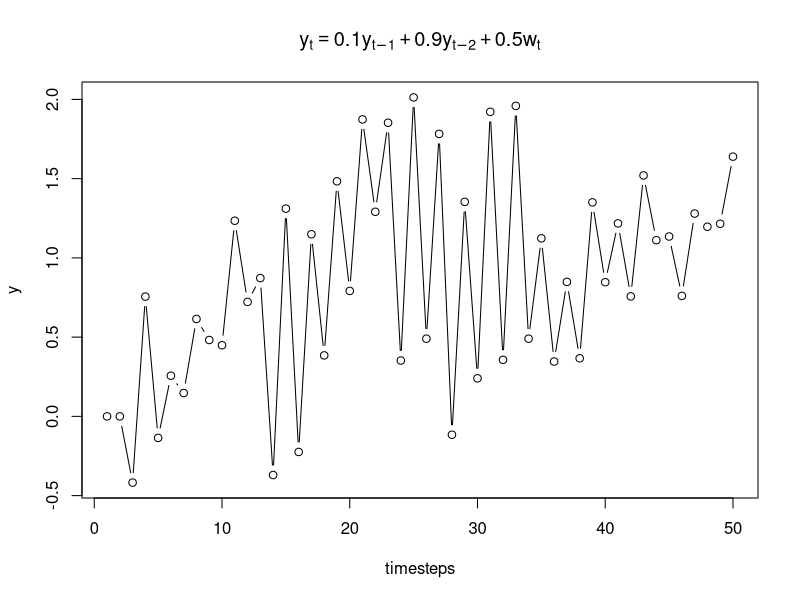
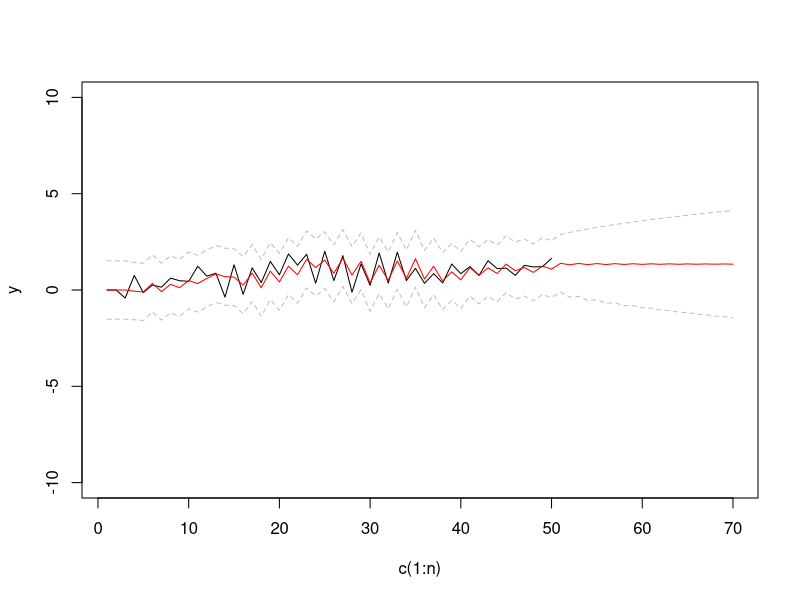

Write R code to recreate these figures, in order.
set.seed(1)

n=50

make_y <- function(y0, y1){
  #n = 100
  w = rnorm(n,0,1)
  y <- c(y0,y1)
  for (t in 3:n) {
    y[t] <- 0.1 * y[t-1] + 0.9 * y[t-2] + 0.5*w[t]
  }
  return(y)
}

par(mfrow=c(1,1))
y <- make_y(0,0)
plot(c(1:n), y, xlab = "timesteps", type="b", main = bquote(y[t] == 0.1*y[t-1] + 0.9*y[t-2] + 0.5*w[t]))

forecast <- function(obs, init){  # init: (alpha1, alpha2, sigma1)

  tt <- length(obs)

  # make obj function
  obj <- function(param){
    alpha1 <- param[1]  # in front of y_{t-1}
    alpha2 <- param[2]  # in front of y_{t-2}
    sigma <- param[3]   # in front of w_t

    # define the A matrix, 3x3:
    A <- matrix(0,3,3)
    diag(A[2:3,1:2]) <- 1
    A[1,1] <- param[1]  # alpha1
    A[1,2] <- param[2]  # alpha2

    # observation matrix
    B <- matrix(0,1,3)
    B[1,2] <- alpha1
    B[1,3] <- alpha2

    # system noise
    H <- matrix(0,3,1)
    H[1,1] <- sigma
    HH <- H %*% t(H)

    # observation noise
    D <- sigma
    DD <- D * D

    # initial condition
    x <- matrix(0,3,1)
    S <- diag(3)

    # log likelihood
    ll <- 0

    for (t in 1:tt) {
      # compute innovations
      I <- y[t] - B%*%x

      # innovation variance
      C <- B %*% S %*% t(B) + DD

      # compute M matrix
      M <- S %*% t(B) %*% solve(C)

      # update x, S
      S <- A %*% (diag(3) - M%*%B) %*% S %*% t(A) + HH
      x <- A %*% (x + M%*%I)

      # add to ll
      ll = ll + log(C) + I^2/C

    } # end of for-loop

    return(ll)

  } # end of obj function


  # minimize obj function using optim
  opt <- optim(par=init, fn=obj, method="BFGS",
               control=list(maxit=300, reltol=1e-8))
  # check if convergence
  stopifnot(opt$convergence==0)  #print(opt$message)
  # parameter estimates
  param <- opt$par


  # filter and forecast function
  filterandforecast <- function(param){
    # define vectors
    res <- c() #matrix(ncol=0, nrow=1)
    sds <- c() #matrix(ncol=0, nrow=1)
    sds2 <- c() #matrix(ncol=0, nrow=1)
    scaled_innov <- c() #matrix(ncol=0, nrow=1)

    # system matrix
    A <- matrix(0,3,3)
    diag(A[2:3,1:2]) <- 1
    A[1,1] <- param[1]
    A[1,2] <- param[2]

    # observation matrix
    B <- matrix(0,1,3)
    B[1,2] <- param[1]
    B[1,3] <- param[2]

    # system noise
    H <- matrix(0,3,1)
    H[1,1] <- param[3]
    HH <- H %*% t(H)

    # observation noise
    D <- param[3]
    DD <- D * D

    # init conditions
    #x <- matrix(obs[3:1],3,1)
    #x <- matrix(obs[1:3],3,1)
    x <- matrix(0,3,1)
    S <- diag(3) * var(obs)
    #S <- diag(3)

    # Filter
    for (t in 1:tt) {
      res <- c(res, B%*%x)
      sds <- c(sds, sqrt(B %*% S %*% t(B) + DD))
      sds2 <- c(sds2, sqrt(B %*% S %*% t(B)))

      # innovations
      I <- obs[t] - B%*%x

      # innovations variance
      C <- B %*% S %*% t(B) + DD

      # scaled innovations
      scaled_innov <- c(scaled_innov, I/sqrt(C))

      # projection matrix, M
      M <- S %*% t(B) %*% solve(C)

      # update S
      S <- A %*% (diag(3)-M%*%B) %*% S %*% t(A) + HH
      print(S)

      # update x
      x <- A %*% (x + M%*%I)
    } # end of filter for-loop


    # Forecast
    for (t in 1:20) {
      x <- A %*% x
      S <- A %*% S %*% t(A) + HH

      res <- c(res, B%*%x)
      sds <- c(sds,  sqrt(B %*% S %*% t(B) + DD))
      sds2 <- c(sds2,  sqrt(B %*% S %*% t(B)))
      scaled_innov <- c(scaled_innov, NA)
    } # end of forecast for-loop

    df <- data.frame("res"=res, "sds"=sds, "sds2"=sds2, "scaled_innov"=scaled_innov)
    return(df)

  } # end of filterandforecast function

  result <- filterandforecast(init)   # 'init' must be changed to 'param' if obj() function must be used

  # make plots

  # return values
  return(result)

} # end of forecast function


test <- forecast(y, c(0.1,0.9,0.5))
upper <- test$res+1.96*test$sds
lower <- test$res-1.96*test$sds

k = n+20

plot(c(1:n), y, type="l", ylim=c(-10,10), xlim=c(1,k))
lines(x=1:k, y=test$res, col="red")
lines(x=1:k, y=upper, col="gray", lty=2)
lines(x=1:k, y=lower, col="gray", lty=2)


B <- matrix(0,1,3)
B[1,2] <- 0.1
B[1,3] <- 0.9
x <- matrix(y[3:1],3,1)
B
x

B%*%x
